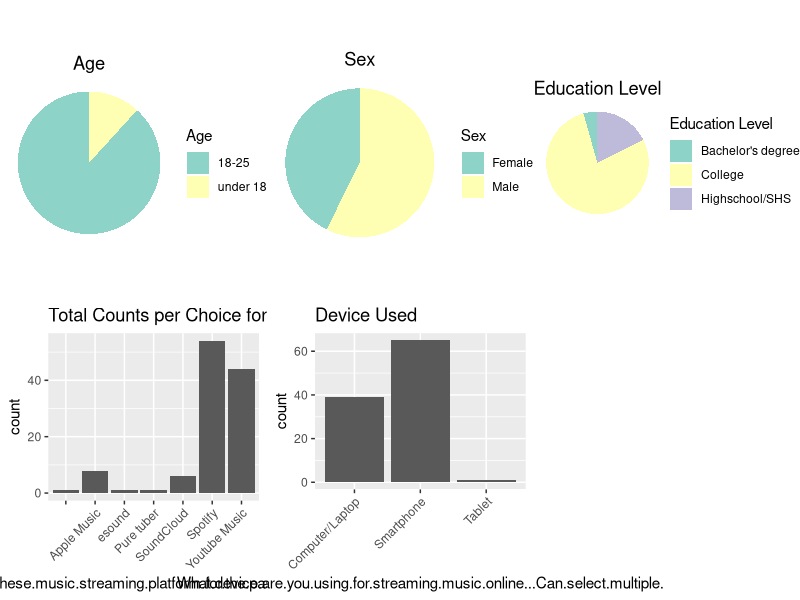

This chart was generated by the following R code:
## ---- chunk 1
library(ggplot2)
library(dplyr)
library(tidyr)
library(gridExtra)
## ---- chunk 2
# Read the data
data <- read.csv("survey.csv")

# Remove rows with missing values
cleaned_data <- na.omit(data)
## ---- chunk 3
# Calculate the total counts per choice for the desired column
column_counts <- cleaned_data %>%
  separate_rows(Have.you.used.any.of.these.music.streaming.platform.for.the.past.week...Can.select.multiple., sep = ", ") %>%
  group_by(Have.you.used.any.of.these.music.streaming.platform.for.the.past.week...Can.select.multiple.) %>%
  summarise(count = n())

# Bar graph for the total counts per choice
bar_another_column <- ggplot(column_counts, aes(x = Have.you.used.any.of.these.music.streaming.platform.for.the.past.week...Can.select.multiple., y = count)) +
  geom_bar(stat = "identity") +
  labs(title = "Total Counts per Choice for Another Column") +
  theme(axis.text.x = element_text(angle = 45, hjust = 1))

# Calculate the total device used for the desired column
column_device <- cleaned_data %>%
  separate_rows(What.device.are.you.using.for.streaming.music.online...Can.select.multiple., sep = ", ") %>%
  group_by(What.device.are.you.using.for.streaming.music.online...Can.select.multiple.) %>%
  summarise(count = n())

# Bar graph for the total device used
bar_another_device <- ggplot(column_device, aes(x = What.device.are.you.using.for.streaming.music.online...Can.select.multiple., y = count)) +
  geom_bar(stat = "identity") +
  labs(title = "Device Used") +
  theme(axis.text.x = element_text(angle = 45, hjust = 1))

# Pie chart for age 
pie_chart_age <- ggplot(cleaned_data, aes(x = "", fill = factor(Age))) +
  geom_bar(width = 1, position = "fill") +
  coord_polar(theta = "y") +
  scale_fill_brewer(palette = "Set3") +
  labs(title = "Age",
       fill = "Age") +
  theme_void() +
  theme(
    plot.title = element_text(hjust = 0.5)
  )

# Pie chart for sex 
pie_chart_sex <- ggplot(cleaned_data, aes(x = "", fill = factor(Sex))) +
  geom_bar(width = 1, position = "fill") +
  coord_polar(theta = "y") +
  scale_fill_brewer(palette = "Set3") +
  labs(title = "Sex",
       fill = "Sex") +
  theme_void() +
  theme(
    plot.title = element_text(hjust = 0.5)
  )

# Pie chart for education level 
pie_chart_education <- ggplot(cleaned_data, aes(x = "", fill = factor(Education_level))) +
  geom_bar(width = 1, position = "fill") +
  coord_polar(theta = "y") +
  scale_fill_brewer(palette = "Set3") +
  labs(title = "Education Level",
       fill = "Education Level") +
  theme_void() +
  theme(
    plot.title = element_text(hjust = 0.5)
  )
## ---- chunk 4
# Arrange the plots
grid.arrange(pie_chart_age, pie_chart_sex, pie_chart_education, bar_another_column, bar_another_device, nrow = 2)
